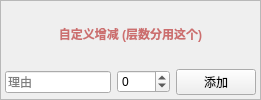
            <widget class="QFrame" name="frame_12">
             <property name="frameShape">
              <enum>QFrame::StyledPanel</enum>
             </property>
             <property name="frameShadow">
              <enum>QFrame::Plain</enum>
             </property>
             <layout class="QVBoxLayout" name="verticalLayout_16" stretch="0,1">
              <property name="leftMargin">
               <number>4</number>
              </property>
              <property name="topMargin">
               <number>4</number>
              </property>
              <property name="rightMargin">
               <number>4</number>
              </property>
              <property name="bottomMargin">
               <number>4</number>
              </property>
              <item>
               <widget class="QLabel" name="label_24">
                <property name="font">
                 <font>
                  <pointsize>9</pointsize>
                  <italic>false</italic>
                  <bold>true</bold>
                 </font>
                </property>
                <property name="styleSheet">
                 <string notr="true">color: #CC6E6E</string>
                </property>
                <property name="text">
                 <string>自定义增减 (层数分用这个)</string>
                </property>
                <property name="alignment">
                 <set>Qt::AlignCenter</set>
                </property>
               </widget>
              </item>
              <item>
               <layout class="QHBoxLayout" name="horizontalLayout_21" stretch="2,1,0">
                <item>
                 <widget class="QLineEdit" name="lineEditCustomScore">
                  <property name="placeholderText">
                   <string>理由</string>
                  </property>
                 </widget>
                </item>
                <item>
                 <widget class="QSpinBox" name="spinBoxCustomScore">
                  <property name="minimum">
                   <number>-999</number>
                  </property>
                  <property name="maximum">
                   <number>999</number>
                  </property>
                 </widget>
                </item>
                <item>
                 <widget class="QPushButton" name="pushButtonSubmitCustom">
                  <property name="text">
                   <string>添加</string>
                  </property>
                 </widget>
                </item>
               </layout>
              </item>
             </layout>
            </widget>
